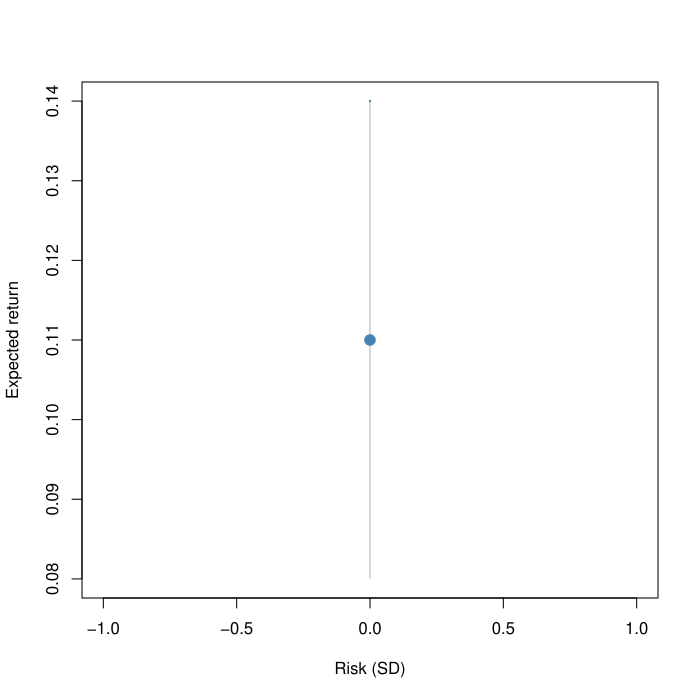

Reproduce this figure in R.
pdf('tests/r-output/case-7.pdf')
# 实验08：两资产均值—方差组合
mu <- c(A = 0.08, B = 0.14)
s <- c(A = 0, B = 0)
rho <- 1
w1 <- 0.5
w2 <- 1 - w1
rp <- w1*mu[1] + w2*mu[2]
vp <- w1^2*s[1]^2 +
      w2^2*s[2]^2 +
      2*w1*w2*s[1]*s[2]*rho
sp <- sqrt(vp)
d <- (s[1]-s[2])^2 +
     2*s[1]*s[2]*(1-rho)
mv <- if (d == 0) {
  as.numeric(mu[1] >= mu[2])
} else {
  max(0, min(1,
    (s[2]*(s[2]-s[1]) +
     s[1]*s[2]*(1-rho))/d))
}
w <- sort(unique(c(
  seq(0, 1, 0.0025), mv)))
ret <- w*mu[1] + (1-w)*mu[2]
vol <- sqrt(
  (w*s[1]-(1-w)*s[2])^2 +
  2*w*(1-w)*s[1]*s[2]*(1+rho))
eff <- abs(w-0) < 1e-10
plot(vol, ret, type="l",
  col="grey70", xlab="Risk (SD)",
  ylab="Expected return")
lines(vol[eff], ret[eff],
  col="seagreen", lwd=3)
points(vol[eff], ret[eff],
  col="seagreen", pch=16, cex=.3)
points(sp, rp, pch=19,
  col="steelblue", cex=1.4)
print(c(return=rp,
  variance=vp, sd=sp))
cat(sprintf('RESULT %.17g %.17g %.17g\n',rp,vp,sp))
cat('EFFICIENT',sum(eff),'\n')
cat(sprintf('MV %.17g\n',mv))
dev.off()
